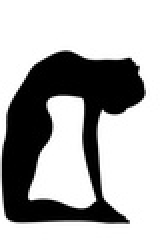
%> input picture assignment4/yogasan/y1.jpg, 81 x 126 px, shrunk from 307 x 482 before the run (shown 2 times larger)
$ octave --eval "classifYoga;"   (GNU Octave 9; MATLAB toolbox functions it lacks are replaced by stand-ins)
%> lines starting %> are read from the running program, lines starting %| are printed output that depends on the picture; in (x1, y1, x2, y2) boxes, pixels count from 0 and x2, y2 are one past the last pixel; in counts of white or black regions, pixels touching at a corner belong together; the program's own positions count from 1
### assignment4/boundary.m
function sampledBorder = boundary(bw1)

[m,n] = size(bw1);
boundary = [];
    %get first 1 position of image
    flag = 0;
    for i = 1:m
        for j = 1:n
            if bw1(i,j) == 1
                loc = [i j];
                flag = 1;
            end
            if flag == 1
                break;
            end
        end
    end

    b0 = loc;
    c0 = [loc(1)-1 loc(2)];

    %% search for b1 and c1

    flag = 0;
    b1 = c0;
    %eight nearest negihbour search

    i = -1;
    for j = -1:1
        c1 = b1;
        b1 = [loc(1)+i, loc(2)+j];
        if bw1(loc(1)+i, loc(2)+j) == 1
            flag = 1;
            c = c1;
            b = b1;
        end
        if flag == 1
            break;
        end
    end

    if flag ~= 1
        c1 = b1;
        b1 = [loc(1), loc(2)+1];
        if bw1(loc(1), loc(2)+1) == 1
            flag = 1;
            c = c1;
            b = b1;
        end

    end

    if flag ~=1
       i = 1
       for j = -1:1
           c1 = b1;
           b1 = [loc(1)+i, loc(2)+j];
           if bw1(loc(1)+i, loc(2)+j) == 1
               flag = 1;
               c = c1;
               b = b1;
           end
           if flag == 1
               break;
           end
       end
    end

    %% search for other boundary points

    boundary = [boundary; b];
    cIndx = findIndex(b-c);
    indx = [-1 -1; -1 0; -1 1; 0 1; 1 1; 1 0; 1 -1; 0 -1];


    while ~isequal(b,b0)
        b1 = b;
        c1 = c;
        flag = 0;
        cIndx = findIndex(c-b);
        %find next broder point from eight neighbours of current border point
        for i = 1:8
             %neighbour point is a border point
            if(bw1(c1(1), c1(2)) == 1)
                 flag = 1;
            end
            %change starting neighbour point for new border point and break
            if flag == 1
                 preIndx = mod(cIndx-1,9);
                 if cIndx == 1
                     preIndx = 8;
                 end

                c = b+indx(preIndx,:);
                b = c1;
                boundary = [boundary; b];
                break;
            end

            %search neighbours in clockwise direction
             cIndx = mod(cIndx+1,9);
            if cIndx == 0
              cIndx = 1;
            end
             c1 = b+indx(cIndx,:);

        end

    end

    %% make border image

    border = zeros(size(bw1));
    for i = 1:length(boundary)
        border(boundary(i,1), boundary(i,2)) = 255;
    end

    figure;
    imshow(border);
    title('Border');

    %% downsample border

    % sampled grid dim
    rowGridLen = round(m/10);
    colGridLen = round(n/6);
    sampledBorder = [];

    for i = 1:rowGridLen:m
        for j = 1:colGridLen:n
            border(round(i),round(j)) = 127;

             % find which corner of the grid border points in that grid lie
            for p = i:i+rowGridLen
                for q = j:j+colGridLen

                    %check boundary of grid
                    if p > m
                         p = m;
                    end
                    if q >n
                        q = n;
                    end

                    %find the corners where border points lie
                    if(border(p,q) == 255)
                      if p < (i+rowGridLen)/2 && q < (j+colGridLen)/2
                          t = [i j];
                          sampledBorder = [sampledBorder; t];
                      elseif p >= (i+rowGridLen)/2 && q < (j+colGridLen)/2
                          t = [i+rowGridLen j];
                          sampledBorder = [sampledBorder; t];
                      elseif q < (j+colGridLen)/2 && q >= (j+colGridLen)/2
                          t = [i j+colGridLen];
                          sampledBorder = [sampledBorder; t];
                      else
                          t = [i+rowGridLen j+colGridLen];
                          sampledBorder = [sampledBorder; t];
                      end
                    end
                end
            end
        end
    end

    % sampled border image
    sampledOut = zeros(m,n);
    sampledBorder = unique(sampledBorder,'rows');

    for i = 1:size(sampledBorder,1)
       sampledOut(sampledBorder(i,1), sampledBorder(i,2)) = 255;

    end
    figure;
    imshow(sampledOut);
    title('Sampled Border points');

end

### assignment4/findIndex.m
%finds index of border relative to border point
function cIndex = findIndex(diff)
  indx = [-1 -1; -1 0; -1 1; 0 1; 1 1; 1 0; 1 -1; 0 -1];
  flag = 0;
  cIndex = 0;
  for i = 1:8
     if indx(i,1) == diff(1) && indx(i,2) == diff(2)
       flag = 1;
       cIndex = i;
     end
    if flag ~= 0
       break;
    end
end


end


### assignment4/getChain.m
function chain = getChain(points)
   p = points(1,:);
   chain = ones(size(points,1),1).*-1;
   for i = 2: size(points, 1)
      if points(i,1) > p(1) && points(i,2) > p(2)
          chain(i-1) = 1;
      elseif points(i,1) > p(1) && points(i,2) == p(2)
          chain(i-1) = 2;
      elseif points(i,1) > p(1) && points(i,2) < p(2)
          chain(i-1) = 3;
      elseif points(i,1) == p(1) && points(i,2) < p(2)
          chain(i-1) = 4;
      elseif points(i,1) < p(1) && points(i,2) < p(2)
          chain(i-1) = 5;
      elseif points(i,1) < p(1) && points(i,2) == p(2)
          chain(i-1) = 6;
      elseif points(i,1) < p(1) && points(i,2) > p(2)
          chain(i-1) = 7;
      elseif points(i,1) > p(1) && points(i,2) == p(2)
          chain(i-1) = 0;
      end
   end
   chain = chain(chain > -1);
end

### assignment4/normalizeChain.m
function nChain = normalizeChain(chain)

   mini = sum(10.^(length(chain)-1:-1:0) .* chain');
   ind = 1;
   for i = 2:length(chain)
      rot = [chain(i:length(chain)); chain(1:i -1)];

      number = sum(10.^(length(chain)-1:-1:0) .* rot');
      if number < mini
          mini = number;
          ind = i;
      end
   end
   n = mini;
   nChain = [chain(ind:length(chain)); chain(1:ind -1)];%ones(length(chain),1)*-1;

end

### assignment4/classifyYoga.m
function classifYoga()
   close all;
   clc;
   im1 = imread('yogasan/y1.jpg');
%> im1 is the input picture: size 126x81x3 uint8; min 0, max 255, mean 176.7
   im2 = imread('yogasan/y2.jpg');
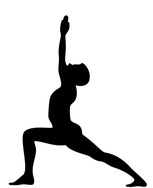
%> input picture assignment4/yogasan/y2.jpg, 153 x 188 px, shrunk from 582 x 716 before the run
%> im2 is the input picture: size 188x153x3 uint8; min 0, max 255, mean 217.7
   im3 = imread('yogasan/y3.jpg');
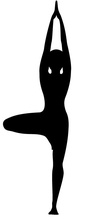
%> input picture assignment4/yogasan/y3.jpg, 87 x 220 px, shrunk from 332 x 839 before the run
%> im3 is the input picture: size 220x87x3 uint8; min 0, max 255, mean 199.6
   im4 = imread('yogasan/y4.jpg');
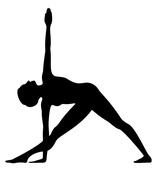
%> input picture assignment4/yogasan/y4.jpg, 153 x 179 px, shrunk from 584 x 682 before the run
%> im4 is the input picture: size 179x153x3 uint8; min 0, max 255, mean 213.2
   y1 = load('1.mat');
   y1 = y1.nChain;
   y2 = load('2.mat');
   y2 = y2.nChain;
   y3 = load('3.mat');
   y3 = y3.nChain;
   y4 = load('4.mat');
   y4 = y4.nChain;

   bw1 = im2bw(im1);
%> bw1: size 126x81 logical; 69.2% white; 1 black region, box (x1, y1, x2, y2) and area: (1, 25, 73, 112) 3139
   bw1 = 1 - bw1;
   bd = boundary(bw1);
%> after the loop in boundary, `for i = 1:m`: flag = 1; loc = [26 33]
%> in boundary, `c0 = [loc(1)-1 loc(2)];`: c0 = [25 33]
%> the loop in boundary, `for j = -1:1` made 3 passes
%> (c1, b1) on passes 1 to 3: ([25 33], [25 32]), ([25 32], [25 33]), ([25 33], [25 34])
%> after the loop in boundary, `for j = -1:1`: flag = 0
%> in boundary, `c1 = b1;`: c1 = [25 34]
%> in boundary, `b1 = [loc(1), loc(2)+1];`: b1 = [26 34]
%> in boundary, `c = c1;`: c = [25 34]
%> in boundary, `b = b1;`: b = [26 34]
%> after the loop in findIndex, `for i = 1:8`: cIndex = 6; flag = 1
%> in boundary, `cIndx = findIndex(b-c);`: cIndx = 6
%> the loop in boundary, `while ~isequal(b,b0)` made 286 passes
%> after the loop in boundary, `while ~isequal(b,b0)`: b = [26 33]; boundary = 287 rows, first 12: [26 34; 27 35; 27 36; 27 37; 28 38; 28 39; 29 40; 29 41; 30 42; 30 43; 30 44; 31 45]; c = [26 32]; preIndx = 2
%> after the loop in boundary, `for i = 1:length(boundary)`: border: size 126x81 double; 2.8% white in thin lines or dots, all inside (x1, y1, x2, y2) = (1, 25, 73, 112)
%> after the loop in boundary, `for i = 1:rowGridLen:m`: border: size 126x81 double; min 0, max 255, mean 7.8
%> after the loop in boundary, `for i = 1:rowGridLen:m`: p = 126; q = 81; sampledBorder = 321 rows, first 12: [27 29; 27 43; 27 43; 27 43; 27 43; 27 43; 27 43; 27 43; 27 43; 27 43; 40 15; 40 15]; t = [118 71]
%> in boundary, `sampledBorder = unique(sampledBorder,'rows');`: sampledBorder = 28 rows, first 12: [27 29; 27 43; 40 15; 40 29; 40 43; 40 57; 40 71; 40 85; 53 1; 53 15; 53 71; 53 85]
%> the loop in boundary, `for i = 1:size(sampledBorder,1)` made 28 passes
%> after the loop in boundary, `for i = 1:size(sampledBorder,1)`:
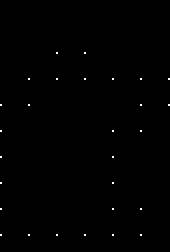
%> sampledOut: size 126x85 double (shown 2 times larger); 0.26% white in thin lines or dots, all inside (x1, y1, x2, y2) = (0, 26, 85, 118)
%> bd has the same summary as sampledBorder in boundary
   chain = getChain(bd);
%> in getChain, `p = points(1,:);`: p = [27 29]
%> after the loop in getChain, `for i = 2: size(points, 1)`: chain = 28 values, max 3 at index 2, min -1 at index 1, mean 1.57
%> in getChain, `chain = chain(chain > -1);`: chain = 26 values, max 3 at index 1, min 1 at index 3, mean 1.77
   nChain = normalizeChain(chain);
%> in normalizeChain, `mini = sum(10.^(length(chain)-1:-1:0) .* chain');`: mini = 3.21e+25
%> the loop in normalizeChain, `for i = 2:length(chain)` made 25 passes
%> mini on passes 1 to 2: 2.11e+25, 1.11e+25
%> number on passes 3 to 8: 1.11e+25, 1.13e+25, 1.33e+25, 3.31e+25, 3.11e+25, 1.13e+25
%> in normalizeChain, `n = mini;`: n = 1.11e+25
%> in normalizeChain, `nChain = [chain(ind:length(chain)); chain(1:ind -1)];`: nChain = 26 values, max 3 at index 5, min 1 at index 1, mean 1.77
   disp('image 1 is equal to: ');
   disp(['y1? ' num2str(isequal(nChain, y1))]);
%| y1? 0
   disp(['y2? ' num2str(isequal(nChain, y2))]);
%| y2? 0
   disp(['y3? ' num2str(isequal(nChain, y3))]);
%| y3? 0
   disp(['y4? ' num2str(isequal(nChain, y4))]);
%| y4? 0


   bw2 = im2bw(im2);
%> bw2: size 188x153 logical; 85.4% white; 1 black region, box (x1, y1, x2, y2) and area: (9, 15, 147, 187) 4206
   bw2 = 1 - bw2;
   bd = boundary(bw2);
%> after the loop in boundary (call 2), `for i = 1:m`: flag = 1; loc = [16 67]
%> in boundary (call 2), `c0 = [loc(1)-1 loc(2)];`: c0 = [15 67]
%> the loop in boundary (call 2), `for j = -1:1` made 3 passes
%> (c1, b1) on passes 1 to 3: ([15 67], [15 66]), ([15 66], [15 67]), ([15 67], [15 68])
%> after the loop in boundary (call 2), `for j = -1:1`: flag = 0
%> in boundary (call 2), `c1 = b1;`: c1 = [15 68]
%> in boundary (call 2), `b1 = [loc(1), loc(2)+1];`: b1 = [16 68]
%> the loop in boundary (call 2), `for j = -1:1` made 1 pass
%> (c, b) on pass 1: ([16 68], [17 66])
%> after the loop in boundary (call 2), `for j = -1:1`: flag = 1
%> in boundary (call 2), `boundary = [boundary; b];`: boundary = [17 66]
%> in boundary (call 2), `cIndx = findIndex(b-c);`: cIndx = 0
%> the loop in boundary (call 2), `while ~isequal(b,b0)` made 1 pass
%> after the loop in boundary (call 2), `while ~isequal(b,b0)`: b = [16 67]; boundary = [17 66; 16 67]; c = [16 66]
%> after the loop in boundary (call 2), `for i = 1:length(boundary)`: border: size 188x153 double; 0.01% white in thin lines or dots, all inside (x1, y1, x2, y2) = (65, 15, 67, 17)
%> after the loop in boundary (call 2), `for i = 1:rowGridLen:m`:
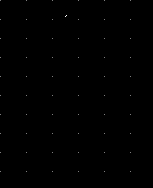
%> border: size 188x153 double; min 0, max 255, mean 0.3
%> after the loop in boundary (call 2), `for i = 1:rowGridLen:m`: p = 188; q = 153; sampledBorder = [20 79; 20 79]; t = [20 79]
%> the loop in boundary (call 2), `for i = 1:size(sampledBorder,1)` made 1 pass
%> after the loop in boundary (call 2), `for i = 1:size(sampledBorder,1)`: sampledOut: size 188x153 double; 0% white in thin lines or dots, all inside (x1, y1, x2, y2) = (78, 19, 79, 20)
%> bd = [20 79]
   chain = getChain(bd);
%> chain = []
   nChain = normalizeChain(chain);
%> nChain = []
   disp('image 2 is equal to: ');
   disp(['y1? ' num2str(isequal(nChain, y1))]);
%| y1? 0
   disp(['y2? ' num2str(isequal(nChain, y2))]);
%| y2? 0
   disp(['y3? ' num2str(isequal(nChain, y3))]);
%| y3? 0
   disp(['y4? ' num2str(isequal(nChain, y4))]);
%| y4? 0

   bw3 = im2bw(im3);
%> bw3: size 220x87 logical; 78.3% white; 1 black region, box (x1, y1, x2, y2) and area: (3, 1, 71, 215) 4155
   bw3 = 1 - bw3;
   bd = boundary(bw3);
%> after the loop in boundary (call 3), `for i = 1:m`: flag = 1; loc = [2 57]
%> in boundary (call 3), `c0 = [loc(1)-1 loc(2)];`: c0 = [1 57]
%> the loop in boundary (call 3), `for j = -1:1` made 3 passes
%> (c1, b1) on passes 1 to 3: ([1 57], [1 56]), ([1 56], [1 57]), ([1 57], [1 58])
%> after the loop in boundary (call 3), `for j = -1:1`: flag = 0
%> in boundary (call 3), `c1 = b1;`: c1 = [1 58]
%> in boundary (call 3), `b1 = [loc(1), loc(2)+1];`: b1 = [2 58]
%> the loop in boundary (call 3), `for j = -1:1` made 1 pass
%> (c, b) on pass 1: ([2 58], [3 56])
%> after the loop in boundary (call 3), `for j = -1:1`: flag = 1
%> in boundary (call 3), `boundary = [boundary; b];`: boundary = [3 56]
%> the loop in boundary (call 3), `while ~isequal(b,b0)` made 1 pass
%> after the loop in boundary (call 3), `while ~isequal(b,b0)`: b = [2 57]; boundary = [3 56; 2 57]; c = [2 56]
%> after the loop in boundary (call 3), `for i = 1:length(boundary)`: border: size 220x87 double; 0.01% white in thin lines or dots, all inside (x1, y1, x2, y2) = (55, 1, 57, 3)
%> after the loop in boundary (call 3), `for i = 1:rowGridLen:m`:
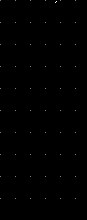
%> border: size 220x87 double; min 0, max 255, mean 0.4
%> after the loop in boundary (call 3), `for i = 1:rowGridLen:m`: p = 220; q = 87; sampledBorder = [23 61; 23 61]; t = [23 61]
%> the loop in boundary (call 3), `for i = 1:size(sampledBorder,1)` made 1 pass
%> after the loop in boundary (call 3), `for i = 1:size(sampledBorder,1)`: sampledOut: size 220x87 double; 0.01% white in thin lines or dots, all inside (x1, y1, x2, y2) = (60, 22, 61, 23)
%> bd = [23 61]
   chain = getChain(bd);
   nChain = normalizeChain(chain);
   disp('image 3 is equal to: ');
   disp(['y1? ' num2str(isequal(nChain, y1))]);
%| y1? 0
   disp(['y2? ' num2str(isequal(nChain, y2))]);
%| y2? 0
   disp(['y3? ' num2str(isequal(nChain, y3))]);
%| y3? 0
   disp(['y4? ' num2str(isequal(nChain, y4))]);
%| y4? 0


   bw4 = im2bw(im4);
%> bw4: size 179x153 logical; 83.6% white; 1 black region, box (x1, y1, x2, y2) and area: (5, 8, 152, 163) 4494
   bw4 = 1 - bw4;
   bd = boundary(bw4);
%> after the loop in boundary (call 4), `for i = 1:m`: flag = 1; loc = [9 49]
%> in boundary (call 4), `c0 = [loc(1)-1 loc(2)];`: c0 = [8 49]
%> the loop in boundary (call 4), `for j = -1:1` made 3 passes
%> (c1, b1) on passes 1 to 3: ([8 49], [8 48]), ([8 48], [8 49]), ([8 49], [8 50])
%> after the loop in boundary (call 4), `for j = -1:1`: flag = 0
%> in boundary (call 4), `c1 = b1;`: c1 = [8 50]
%> in boundary (call 4), `b1 = [loc(1), loc(2)+1];`: b1 = [9 50]
%> in boundary (call 4), `c = c1;`: c = [8 50]
%> in boundary (call 4), `b = b1;`: b = [9 50]
%> in boundary (call 4), `cIndx = findIndex(b-c);`: cIndx = 6
%> the loop in boundary (call 4), `while ~isequal(b,b0)` made 623 passes
%> after the loop in boundary (call 4), `for i = 1:length(boundary)`: border: size 179x153 double; 2.3% white in thin lines or dots, all inside (x1, y1, x2, y2) = (5, 8, 152, 163)
%> after the loop in boundary (call 4), `for i = 1:rowGridLen:m`: border: size 179x153 double; min 0, max 255, mean 6
%> the loop in boundary (call 4), `for i = 1:size(sampledBorder,1)` made 30 passes
%> after the loop in boundary (call 4), `for i = 1:size(sampledBorder,1)`:
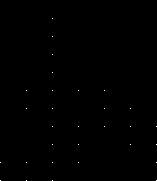
%> sampledOut: size 181x157 double; 0.11% white in thin lines or dots
   chain = getChain(bd);
   nChain = normalizeChain(chain);
     disp('image 4 is equal to: ');
   disp(['y1? ' num2str(isequal(nChain, y1))]);
%| y1? 0
   disp(['y2? ' num2str(isequal(nChain, y2))]);
%| y2? 0
   disp(['y3? ' num2str(isequal(nChain, y3))]);
%| y3? 0
   disp(['y4? ' num2str(isequal(nChain, y4))]);
%| y4? 0


end
